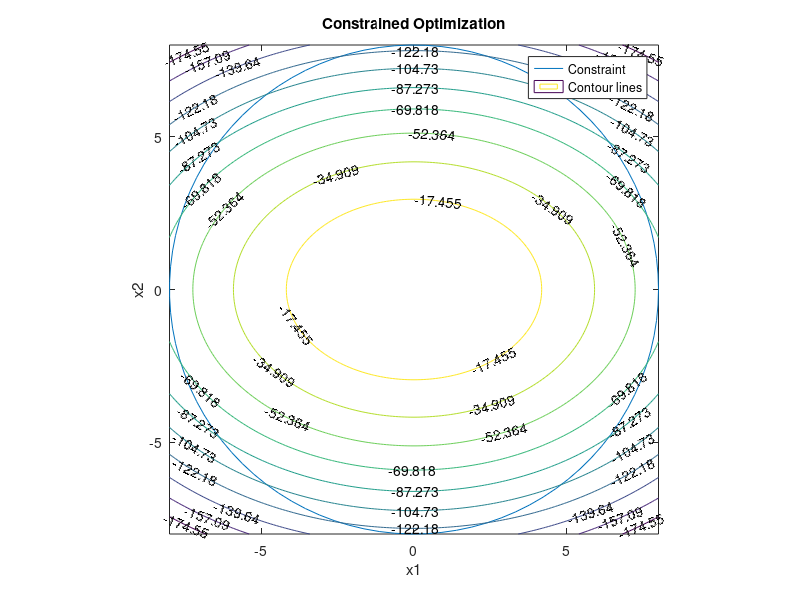

MATLAB code to generate this figure:
t = linspace(0,2*pi,100); x = 8*cos(t); y = 8*sin(t);
plot(x,y)
title('Constrained Optimization')
axis equal
hold on
x = -8:0.1:8; y = -8:0.1:8;
[X,Y] = meshgrid(x,y);
Z = -X.^2 - 2*Y.^2;
contour(X,Y,Z,'ShowText','on')
xlabel('x1') 
ylabel('x2') 
legend('Constraint','Contour lines')
hold off